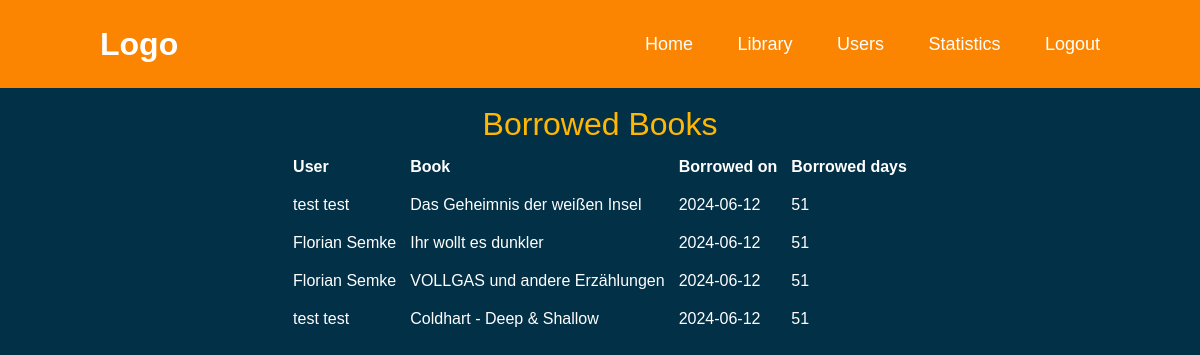
The page /statistics (signed in) on the database its author committed.
### app.py (models this page shows, shortened)
class Book(db.Model):
    __tablename__ ='book'
    id = db.Column(db.Integer, primary_key=True)
    title = db.Column(db.String(128), unique=True, nullable=False)
    author = db.Column(db.String(128), nullable=False)
    published_date = db.Column(db.Date, nullable=False)
    img_url = db.Column(db.String(128), nullable=True)
    borrowed_from = db.Column(db.Integer, db.ForeignKey('user.id'), nullable=True)
    borrowed_date = db.Column(db.Date, nullable=True)
    user = db.relationship('User', back_populates='books')

class User(db.Model, UserMixin):
    __tablename__ = 'user'
    id = db.Column(db.Integer, primary_key=True)
    username = db.Column(db.String(64), unique=True, nullable=False)
    password = db.Column(db.String(128), nullable=False)
    firstname = db.Column(db.String(64), nullable=False)
    lastname = db.Column(db.String(64), nullable=False)
    admin = db.Column(db.Boolean, nullable=False)
    books = db.relationship('Book', back_populates='user', lazy=True)

### app.py (the view)
@app.route('/statistics')
@login_required
def statistic():
    if current_user.admin:
        books = db.session.query(Book)\
        .where(Book.borrowed_from != None)\
        .join(User, Book.borrowed_from == User.id)\
        .order_by(Book.borrowed_date.asc())\
        .all()
        for book in books:
            book.borrowed_days = (datetime.now().date() - book.borrowed_date).days
        return render_template('statistics.html', books=books, loggedIn=True)
    return redirect(url_for('home'))

### app.py (called while the page is built)
@login_manager.user_loader
def load_user(user_id):
  return User.query.get(int(user_id))

### templates/statistics.html (shortened to what this page needs)
{% extends "layout.html" %}
{% block body %}
<body class="body">
  <h1>Borrowed Books</h1>
  <div class="flex justify-center">
    <table class="borrowedBooksTable">
      <tr>
        <th>User</th>
        <th>Book</th>
        <th>Borrowed on</th>
        <th>Borrowed days</th>
      </tr>
      {% for book in books %}
      <tr>
        <td>
          {{ book.user.firstname }} {{ book.user.lastname }}
        </td>
        <td>
          {{ book.title }}
        </td>
        <td>
          {{ book.borrowed_date }}
        </td>
        <td>
          {{ book.borrowed_days }}
        </td>
      </tr>
      {% endfor %}
    </table>
  </div>
</body>
{% endblock %}

### templates/layout.html (shortened to what this page needs)
<!DOCTYPE html>
<html lang="en">
  <head>
    <script src="https://cdn.tailwindcss.com"></script>
    <link rel="stylesheet" href="../static/style.css">
  </head>
  <header class="header">
    <a href="/" class="logo">Logo</a>
    <nav class="navbar">
      <a href="/">Home</a>
      {% if loggedIn == True %}
      <a href="/library">Library</a>
      <a href="/users">Users</a>
        {% if current_user.admin %}
        <a href="/statistics">Statistics</a>
        {% endif %}
      <a href="/logout">Logout</a>
      {% else %}
      <a href="/login">Login</a>
      <a href="/register">Register</a>
      {% endif %}
    </nav>
  </header>
  {% block body %}
  {% endblock %}
</html>

### static/style.css (style rules this page uses)
* { margin: 0; padding: 0; box-sizing: border-box; font-family: 'Gill Sans', 'Gill Sans MT', Calibri, 'Trebuchet MS', sans-serif; }
.body { margin: 100px auto; max-width: 1200px; background: #023047; }
.header { position: fixed; top: 0; left: 0; width: 100%; padding: 20px 100px; background: #fb8500; display: flex; justify-content: space-between; align-items: center; z-index: 100; }
.logo { font-size: 32px; color: white; text-decoration: none; font-weight: 700; }
.navbar a { position: relative; font-size: 18px; color: white; font-weight: 500; text-decoration: none; margin-left: 40px; }
.navbar a::before { content: ''; position: absolute; top: 100%; left: 0; width: 0; height: 2px; background: white; transition: .3s; }
h1 { font-family: 'Franklin Gothic Medium', 'Arial Narrow', Arial, sans-serif; font-size: 32px !important; text-align: center; color: #ffb703; }
.borrowedBooksTable { color: white; width: auto; }
th, td { text-align: left; padding: 7px; }

### rows shown on the page
Book: user.firstname "test", user.lastname "test", title "Das Geheimnis der weißen Insel", borrowed_date "2024-06-12", borrowed_days "51"
Book: user.firstname "Florian", user.lastname "Semke", title "Ihr wollt es dunkler", borrowed_date "2024-06-12", borrowed_days "51"
Book: user.firstname "Florian", user.lastname "Semke", title "VOLLGAS und andere Erzählungen", borrowed_date "2024-06-12", borrowed_days "51"
Book: user.firstname "test", user.lastname "test", title "Coldhart - Deep & Shallow", borrowed_date "2024-06-12", borrowed_days "51"
